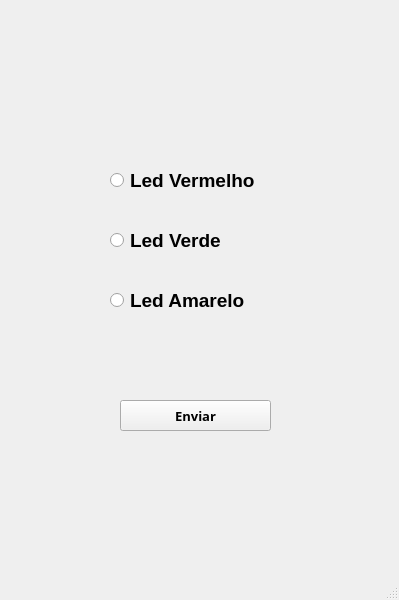
<?xml version="1.0" encoding="UTF-8"?>
<ui version="4.0">
 <class>avaliacao</class>
 <widget class="QMainWindow" name="avaliacao">
  <property name="geometry">
   <rect>
    <x>0</x>
    <y>0</y>
    <width>399</width>
    <height>600</height>
   </rect>
  </property>
  <property name="windowTitle">
   <string>MainWindow</string>
  </property>
  <property name="autoFillBackground">
   <bool>false</bool>
  </property>
  <widget class="QWidget" name="centralwidget">
   <widget class="QRadioButton" name="rb_vermelho">
    <property name="geometry">
     <rect>
      <x>110</x>
      <y>170</y>
      <width>211</width>
      <height>20</height>
     </rect>
    </property>
    <property name="font">
     <font>
      <pointsize>14</pointsize>
      <weight>75</weight>
      <bold>true</bold>
     </font>
    </property>
    <property name="text">
     <string>Led Vermelho</string>
    </property>
   </widget>
   <widget class="QRadioButton" name="rb_verde">
    <property name="geometry">
     <rect>
      <x>110</x>
      <y>230</y>
      <width>211</width>
      <height>20</height>
     </rect>
    </property>
    <property name="font">
     <font>
      <pointsize>14</pointsize>
      <weight>75</weight>
      <bold>true</bold>
     </font>
    </property>
    <property name="text">
     <string>Led Verde</string>
    </property>
   </widget>
   <widget class="QRadioButton" name="rb_amarelo">
    <property name="geometry">
     <rect>
      <x>110</x>
      <y>290</y>
      <width>211</width>
      <height>20</height>
     </rect>
    </property>
    <property name="font">
     <font>
      <pointsize>14</pointsize>
      <weight>75</weight>
      <bold>true</bold>
     </font>
    </property>
    <property name="text">
     <string>Led Amarelo</string>
    </property>
   </widget>
   <widget class="QPushButton" name="btn_enviar">
    <property name="geometry">
     <rect>
      <x>120</x>
      <y>400</y>
      <width>151</width>
      <height>31</height>
     </rect>
    </property>
    <property name="font">
     <font>
      <family>Arial Black</family>
      <pointsize>10</pointsize>
      <weight>75</weight>
      <bold>true</bold>
     </font>
    </property>
    <property name="text">
     <string>Enviar</string>
    </property>
   </widget>
  </widget>
  <widget class="QMenuBar" name="menubar">
   <property name="geometry">
    <rect>
     <x>0</x>
     <y>0</y>
     <width>399</width>
     <height>26</height>
    </rect>
   </property>
  </widget>
  <widget class="QStatusBar" name="statusbar"/>
 </widget>
 <resources/>
 <connections/>
</ui>
